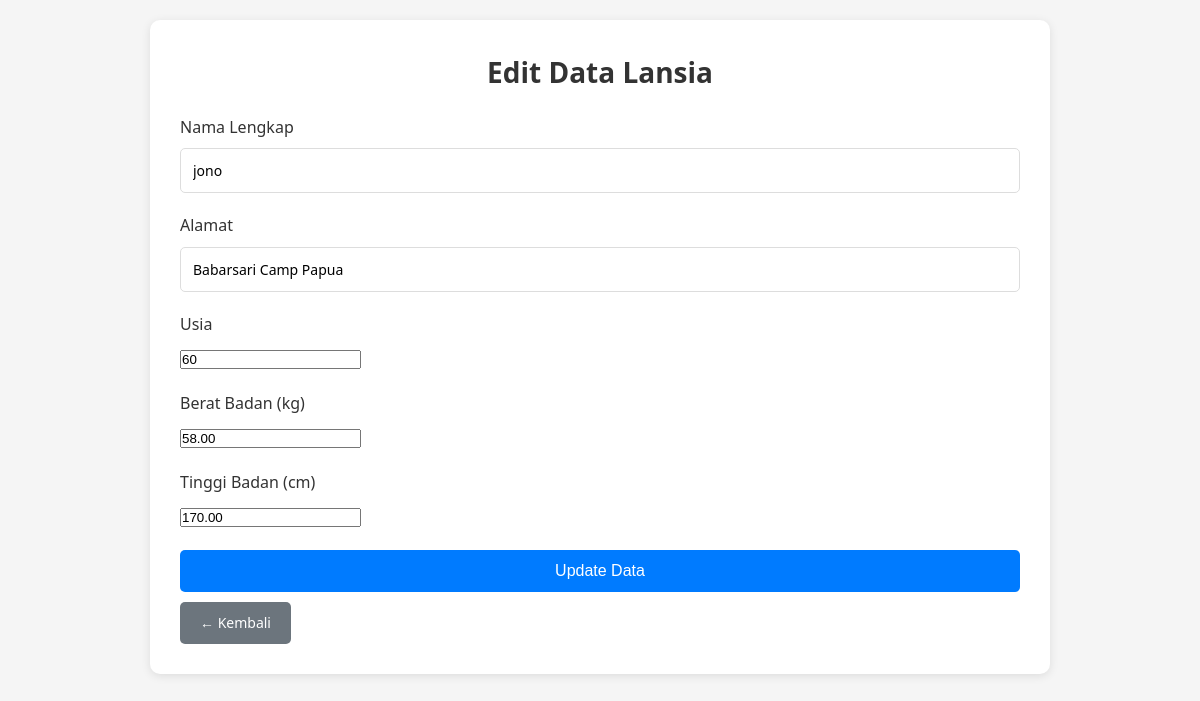
The app's page /edit.php?id=1 (signed in) with its own data.
### tables this page shows
CREATE TABLE `lansia` (
  `id` int(11) NOT NULL,
  `nama` varchar(100) DEFAULT NULL,
  `alamat` text DEFAULT NULL,
  `usia` int(11) DEFAULT NULL,
  `berat_badan` decimal(5,2) DEFAULT NULL,
  `tinggi_badan` decimal(5,2) DEFAULT NULL
);

### edit.php (the view, shortened to what this page needs)
<?php
include 'config.php';
$id = isset($_GET['id']) ? intval($_GET['id']) : 0;
$query_select = "SELECT * FROM lansia WHERE id = $id";
$result = mysqli_query($koneksi, $query_select);
$data = mysqli_fetch_assoc($result);
?>
<!DOCTYPE html>
<html lang="id">
<head>
    <link rel="stylesheet" href="style.css">
</head>
<body>
    <div class="container">
        <h2>Edit Data Lansia</h2>
        <form method="POST" action="">
            <div class="form-group">
                <label for="nama">Nama Lengkap</label>
                <input type="text" id="nama" name="nama"
                    value="<?php echo htmlspecialchars($data['nama']); ?>"
                    placeholder="Masukkan nama lansia" required>
            </div>
            <div class="form-group">
                <label for="alamat">Alamat</label>
                <input type="text" id="alamat" name="alamat"
                    value="<?php echo htmlspecialchars($data['alamat']); ?>"
                    placeholder="Masukkan alamat lengkap" required>
            </div>
            <div class="form-group">
                <label for="usia">Usia</label>
                <input type="number" id="usia" name="usia"
                    value="<?php echo htmlspecialchars($data['usia']); ?>"
                    placeholder="Masukkan usia" required>
            </div>
            <div class="form-group">
                <label for="berat">Berat Badan (kg)</label>
                <input type="number" step="0.01" id="berat" name="berat"
                    value="<?php echo htmlspecialchars($data['berat_badan']); ?>"
                    placeholder="Dalam satuan (kg)" required>
            </div>
            <div class="form-group">
                <label for="tinggi">Tinggi Badan (cm)</label>
                <input type="number" step="0.01" id="tinggi" name="tinggi"
                    value="<?php echo htmlspecialchars($data['tinggi_badan']); ?>"
                    placeholder="Dalam satuan (cm)" required>
            </div>
            <button type="submit" class="btn btn-simpan">Update Data</button>
            <a href="index.php" class="btn btn-kembali">← Kembali</a>
        </form>
    </div>
</body>
</html>

### style.css (style rules this page uses)
* { margin: 0; padding: 0; box-sizing: border-box; }
body { font-family: 'Segoe UI', Tahoma, Geneva, Verdana, sans-serif; background-color: #f5f5f5; padding: 20px; line-height: 1.6; }
.container { max-width: 900px; margin: 0 auto; background-color: #ffffff; padding: 30px; border-radius: 10px; box-shadow: 0 2px 10px rgba(0, 0, 0, 0.1); }
h2 { color: #333; margin-bottom: 20px; text-align: center; font-size: 28px; }
.btn { display: inline-block; padding: 10px 20px; text-decoration: none; border-radius: 5px; font-size: 14px; cursor: pointer; border: none; transition: background-color 0.3s ease; }
.btn-simpan { background-color: #007bff; color: white; width: 100%; padding: 12px; font-size: 16px; }
.btn-kembali { background-color: #6c757d; color: white; margin-top: 10px; }
.form-group { margin-bottom: 20px; }
label { display: block; margin-bottom: 8px; color: #333; font-weight: 500; }
input[type="text"], textarea { width: 100%; padding: 12px; border: 1px solid #ddd; border-radius: 5px; font-size: 14px; font-family: inherit; }

### records on screen
lansia: nama "jono", alamat "Babarsari Camp Papua", usia "60", berat "58.00", tinggi "170.00"
